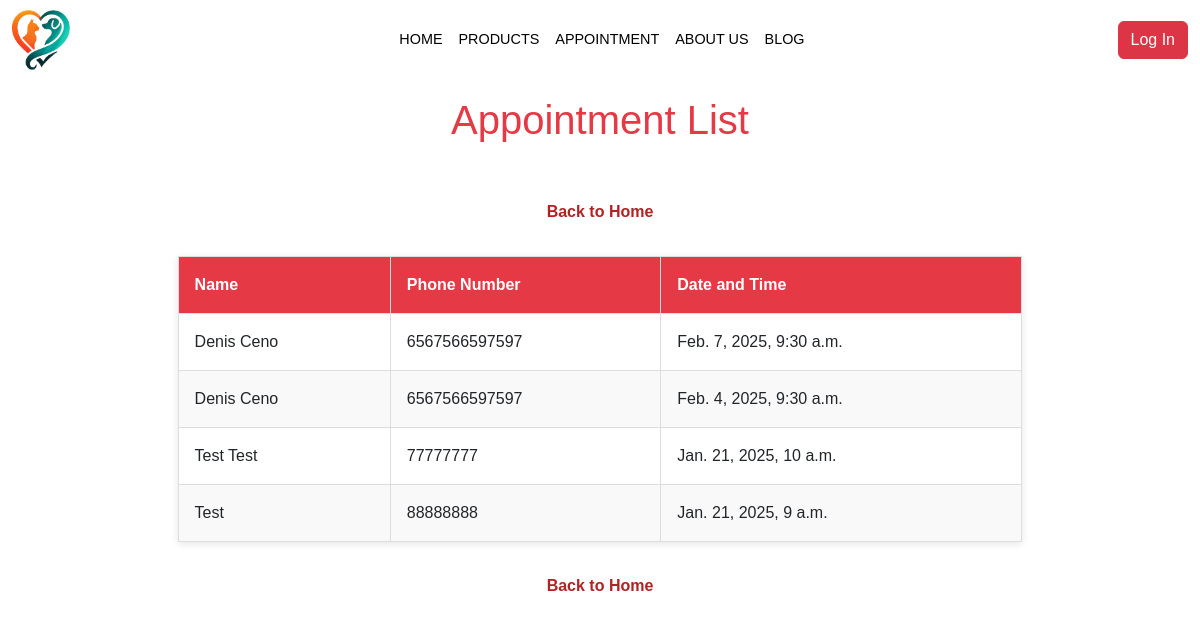
Page /appointments/appointment_list/ on the earlier database version.
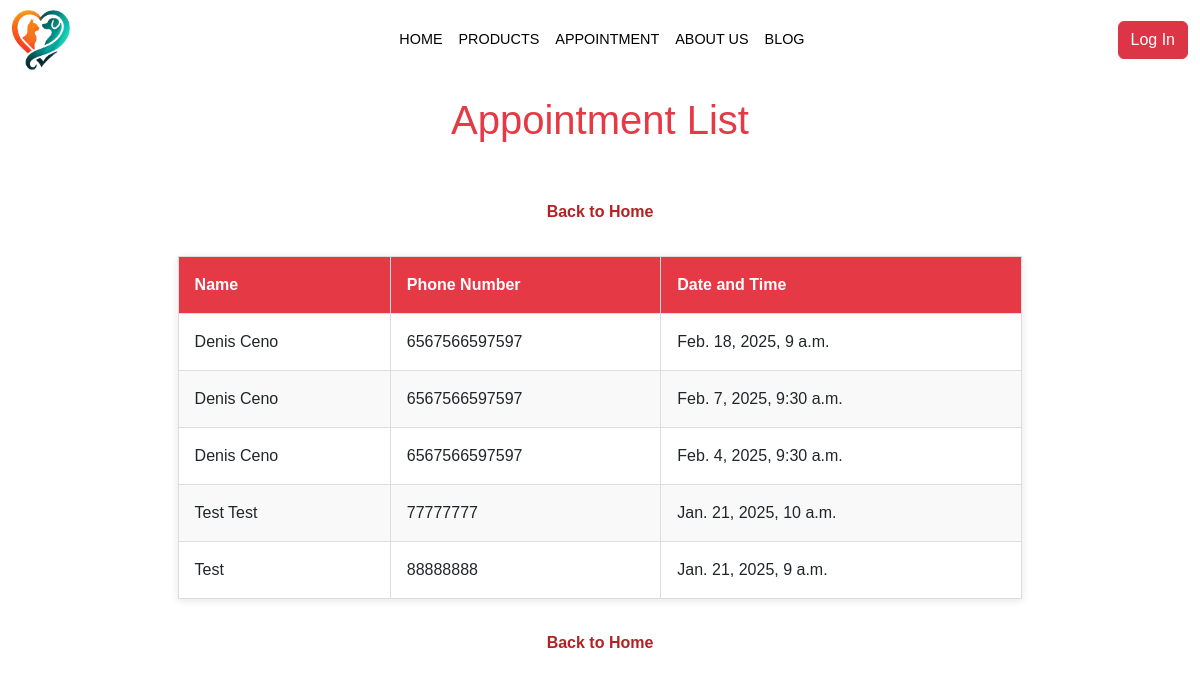
Same page on the later database version.
### appointments/models.py (models this page shows, shortened)
class Appointment(models.Model):
    name = models.CharField(max_length=100)
    email = models.EmailField()
    phone = models.CharField(max_length=15)
    appointment_date = models.DateTimeField()

### appointments/views.py (the view)
# urls.py: path('appointment_list/',views.appointment_list,name='appointment-list'),
def appointment_list(request):
    template_name = 'appointments/appointment_list.html'
    appointments = Appointment.objects.all().order_by('-appointment_date')
    context = {
        'appointments': appointments
    }
    return render(request, template_name, context)

### appointments/templates/appointments/appointment_list.html (shortened to what this page needs)
<!DOCTYPE html>
{% load static %}
<html lang="en">
  <head>
    <link
      href="https://cdn.jsdelivr.net/npm/bootstrap@5.3.3/dist/css/bootstrap.min.css"
      rel="stylesheet"
    />
  </head>
  <body>
    {% include 'navbar.html' %}
    <header>
      <h1>Appointment List</h1>
    </header>
    <div class="back-button">
      <a href="{% url 'home-page' %}">Back to Home</a>
    </div>
    <div class="container">
      <table>
        <thead>
          <tr>
            <th>Name</th>
            <th>Phone Number</th>
            <th>Date and Time</th>
          </tr>
        </thead>
        <tbody>
          {% for appointment in appointments %}
          <tr>
            <td>{{ appointment.name }}</td>
            <td>{{ appointment.phone }}</td>
            <td>{{ appointment.appointment_date }}</td>
          </tr>
          {% endfor %}
        </tbody>
      </table>
      <div class="back-button">
        <a href="{% url 'home-page' %}">Back to Home</a>
      </div>
    </div>
  </body>
</html>

### templates/navbar.html (shortened to what this page needs)
{% load static %}
<head>
</head>
<nav class="navbar navbar-expand-lg navbar-custom">
  <div class="container-fluid">
    <a class="navbar-brand" href="{% url 'home-page' %}">
      <img src="{% static 'images/PetZone_logo.png' %}" alt="PetZone Logo" />
    </a>
    <div class="collapse navbar-collapse" id="navbarSupportedContent">
      <div class="d-flex justify-content-center flex-grow-1">
        <ul class="navbar-nav mb-2 mb-lg-0">
          {% if user.is_superuser %}
          <li class="nav-item">
            <a
              class="nav-link all-products-link"
              href="{% url 'all-products' %}"
              >All Products</a
            >
          </li>
          <li class="nav-item">
            <a class="nav-link orders-link" href="{% url 'orders' %}">Orders</a>
          </li>
          {% else %}
          <li class="nav-item">
            <a
              class="nav-link home-link"
              aria-current="page"
              href="{% url 'home-page' %}"
              >Home</a
            >
          </li>
          <li class="nav-item">
            <a
              class="nav-link products-link"
              aria-current="page"
              href="{% url 'products-home' %}"
              >Products</a
            >
          </li>
          {% endif %} {% if user.is_superuser %}
          <li class="nav-item">
            <a
              class="nav-link appointment-list-link"
              href="{% url 'appointment-list' %}"
              >Appointment list</a
            >
          </li>
          {% else %}
          <li class="nav-item">
            <a
              class="nav-link appointment-home-link"
              href="{% url 'appointment-home' %}"
              >Appointment</a
            >
          </li>
          {% endif %}
          <li class="nav-item">
            <a class="nav-link about-us-link" href="{% url 'about-us' %}"
              >About Us</a
            >
          </li>
          <li class="nav-item">
            <a class="nav-link blog-link" href="{% url 'blog_list' %}">Blog</a>
          </li>
        </ul>
      </div>
      <ul class="navbar-nav ms-auto mb-2 mb-lg-0">
        {% if user.is_authenticated %}
        <li class="nav-item">
          <a
            class="nav-link active-logout"
            aria-current="page"
            href="{% url 'logout' %}"
            >Logout</a
          >
        </li>
        <li class="nav-item">
          <a
            class="nav-link active"
            aria-current="page"
            href="{% url 'admin:index' %}"
            >Hi <b>{{ user.username }}</b></a
          >
        </li>
        {% else %}
        <li class="nav-item">
          <a href="{% url 'login' %}" class="btn btn-danger" aria-current="page"
            >Log In</a
          >
        </li>
        {% endif %}
      </ul>
    </div>
  </div>
</nav>

### appointments/templates/appointments/appointment_list.html (style rules this page uses)
body { font-family: Arial, sans-serif; background-color: white; margin: 0; padding: 0; }
header { color: #e63946; text-align: center; padding: 1em; }
table { width: 80%; margin: 2em auto; border-collapse: collapse; background-color: white; box-shadow: 0 2px 8px rgba(0, 0, 0, 0.1); }
th, td { padding: 1em; text-align: left; border: 1px solid #ddd; }
th { background-color: #e63946; color: white; }
tr:nth-child(even) { background-color: #f9f9f9; }
.container { width: 90%; margin: 0 auto; }
.back-button { display: block; text-align: center; margin-top: 2em; }
.back-button a { color: #b22222; font-size: 16px; text-decoration: none; font-weight: bold; }

### templates/navbar.html (style rules this page uses)
.navbar-custom { background-color: white; top: 0; width: 100%; z-index: 1030; padding: 5px 0; font-family: Poppins, sans-serif; font-size: 0.9rem; }
.navbar-custom .nav-link { color: black; padding: 8px 12px; text-transform: uppercase; }
.navbar-brand img { height: 60px; }

Differences in the rows shown:
added Appointment: name "Denis Ceno", phone "6567566597597", appointment_date "Feb. 18, 2025, 9 a.m."
